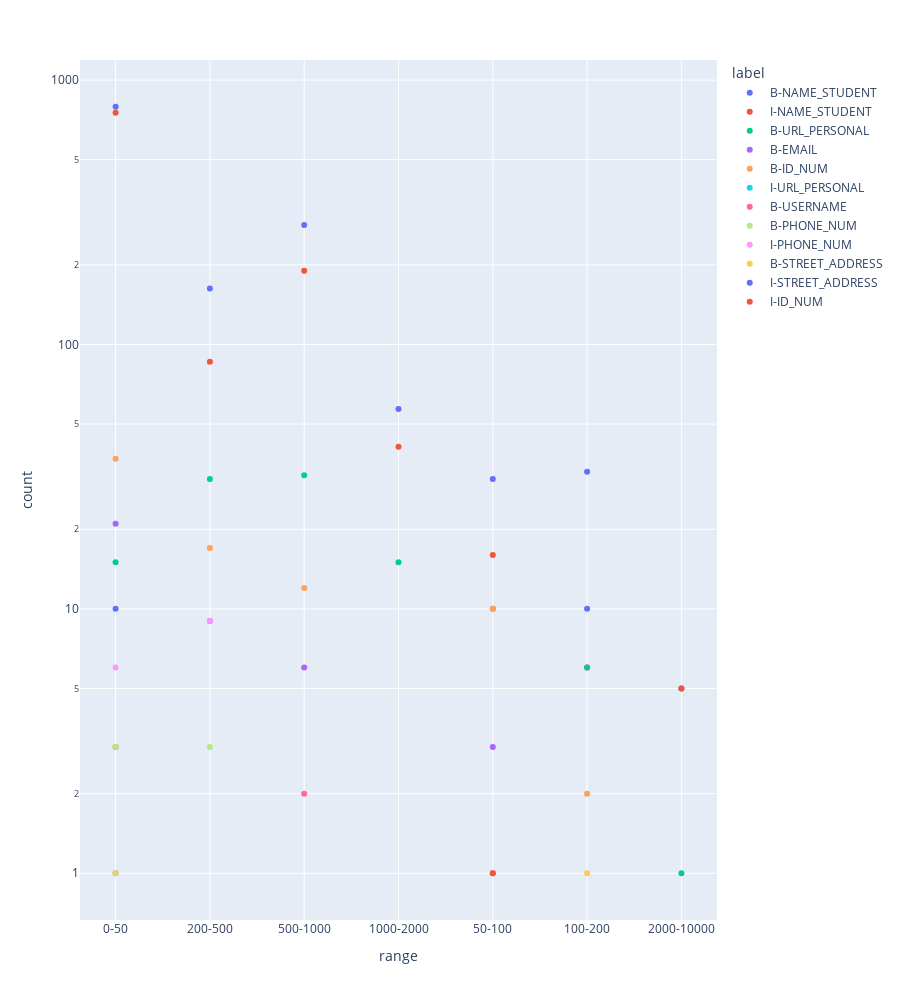

Notebook source saved alongside this figure:
### Code cell
px.scatter(df, x="range", y="count", color="label", log_y=True, height=1000)

### Figure 1 — Plotly figure (JSON) as saved in the notebook; plotly's stock layout.template omitted (floating-point values rounded to 4 significant figures)
{"data": [{"hovertemplate": "label=B-NAME_STUDENT<br>range=%{x}<br>count=%{y}<extra></extra>", "legendgroup": "B-NAME_STUDENT", "marker": {"color": "#636efa", "symbol": "circle"}, "mode": "markers", "name": "B-NAME_STUDENT", "orientation": "v", "showlegend": true, "type": "scatter", "x": ["0-50", "200-500", "500-1000", "1000-2000", "50-100", "100-200", "2000-10000"], "xaxis": "x", "y": [793, 163, 283, 57, 31, 33, 5], "yaxis": "y"}, {"hovertemplate": "label=I-NAME_STUDENT<br>range=%{x}<br>count=%{y}<extra></extra>", "legendgroup": "I-NAME_STUDENT", "marker": {"color": "#EF553B", "symbol": "circle"}, "mode": "markers", "name": "I-NAME_STUDENT", "orientation": "v", "showlegend": true, "type": "scatter", "x": ["0-50", "200-500", "500-1000", "1000-2000", "50-100", "100-200", "2000-10000"], "xaxis": "x", "y": [752, 86, 190, 41, 16, 6, 5], "yaxis": "y"}, {"hovertemplate": "label=B-URL_PERSONAL<br>range=%{x}<br>count=%{y}<extra></extra>", "legendgroup": "B-URL_PERSONAL", "marker": {"color": "#00cc96", "symbol": "circle"}, "mode": "markers", "name": "B-URL_PERSONAL", "orientation": "v", "showlegend": true, "type": "scatter", "x": ["500-1000", "0-50", "200-500", "1000-2000", "50-100", "2000-10000", "100-200"], "xaxis": "x", "y": [32, 15, 31, 15, 10, 1, 6], "yaxis": "y"}, {"hovertemplate": "label=B-EMAIL<br>range=%{x}<br>count=%{y}<extra></extra>", "legendgroup": "B-EMAIL", "marker": {"color": "#ab63fa", "symbol": "circle"}, "mode": "markers", "name": "B-EMAIL", "orientation": "v", "showlegend": true, "type": "scatter", "x": ["0-50", "50-100", "500-1000", "200-500"], "xaxis": "x", "y": [21, 3, 6, 9], "yaxis": "y"}, {"hovertemplate": "label=B-ID_NUM<br>range=%{x}<br>count=%{y}<extra></extra>", "legendgroup": "B-ID_NUM", "marker": {"color": "#FFA15A", "symbol": "circle"}, "mode": "markers", "name": "B-ID_NUM", "orientation": "v", "showlegend": true, "type": "scatter", "x": ["0-50", "50-100", "500-1000", "200-500", "100-200"], "xaxis": "x", "y": [37, 10, 12, 17, 2], "yaxis": "y"}, {"hovertemplate": "label=I-URL_PERSONAL<br>range=%{x}<br>count=%{y}<extra></extra>", "legendgroup": "I-URL_PERSONAL", "marker": {"color": "#19d3f3", "symbol": "circle"}, "mode": "markers", "name": "I-URL_PERSONAL", "orientation": "v", "showlegend": true, "type": "scatter", "x": ["0-50"], "xaxis": "x", "y": [1], "yaxis": "y"}, {"hovertemplate": "label=B-USERNAME<br>range=%{x}<br>count=%{y}<extra></extra>", "legendgroup": "B-USERNAME", "marker": {"color": "#FF6692", "symbol": "circle"}, "mode": "markers", "name": "B-USERNAME", "orientation": "v", "showlegend": true, "type": "scatter", "x": ["50-100", "0-50", "500-1000"], "xaxis": "x", "y": [1, 3, 2], "yaxis": "y"}, {"hovertemplate": "label=B-PHONE_NUM<br>range=%{x}<br>count=%{y}<extra></extra>", "legendgroup": "B-PHONE_NUM", "marker": {"color": "#B6E880", "symbol": "circle"}, "mode": "markers", "name": "B-PHONE_NUM", "orientation": "v", "showlegend": true, "type": "scatter", "x": ["0-50", "200-500"], "xaxis": "x", "y": [3, 3], "yaxis": "y"}, {"hovertemplate": "label=I-PHONE_NUM<br>range=%{x}<br>count=%{y}<extra></extra>", "legendgroup": "I-PHONE_NUM", "marker": {"color": "#FF97FF", "symbol": "circle"}, "mode": "markers", "name": "I-PHONE_NUM", "orientation": "v", "showlegend": true, "type": "scatter", "x": ["0-50", "200-500"], "xaxis": "x", "y": [6, 9], "yaxis": "y"}, {"hovertemplate": "label=B-STREET_ADDRESS<br>range=%{x}<br>count=%{y}<extra></extra>", "legendgroup": "B-STREET_ADDRESS", "marker": {"color": "#FECB52", "symbol": "circle"}, "mode": "markers", "name": "B-STREET_ADDRESS", "orientation": "v", "showlegend": true, "type": "scatter", "x": ["0-50", "100-200"], "xaxis": "x", "y": [1, 1], "yaxis": "y"}, {"hovertemplate": "label=I-STREET_ADDRESS<br>range=%{x}<br>count=%{y}<extra></extra>", "legendgroup": "I-STREET_ADDRESS", "marker": {"color": "#636efa", "symbol": "circle"}, "mode": "markers", "name": "I-STREET_ADDRESS", "orientation": "v", "showlegend": true, "type": "scatter", "x": ["0-50", "100-200"], "xaxis": "x", "y": [10, 10], "yaxis": "y"}, {"hovertemplate": "label=I-ID_NUM<br>range=%{x}<br>count=%{y}<extra></extra>", "legendgroup": "I-ID_NUM", "marker": {"color": "#EF553B", "symbol": "circle"}, "mode": "markers", "name": "I-ID_NUM", "orientation": "v", "showlegend": true, "type": "scatter", "x": ["50-100"], "xaxis": "x", "y": [1], "yaxis": "y"}], "layout": {"height": 1000, "legend": {"title": {"text": "label"}, "tracegroupgap": 0}, "margin": {"t": 60}, "xaxis": {"anchor": "y", "domain": [0, 1], "title": {"text": "range"}}, "yaxis": {"anchor": "x", "domain": [0, 1], "title": {"text": "count"}, "type": "log"}}}
